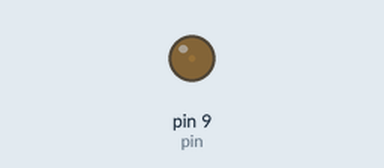
This sketch was run on a simulated Arduino Uno, built with avr-gcc and run on an emulated ATmega328P. On the bench: output pins drawn as LEDs (lit = HIGH).

Above: at 0.05 s.
At 0.95 s:
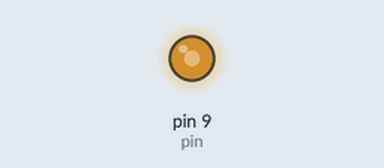
At 1.4 s:
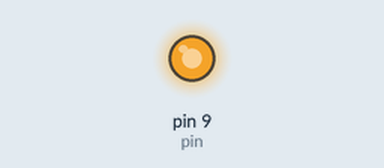
At 2.75 s:
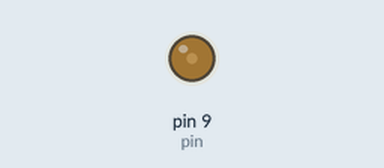
Timing chart, 0 to 7.0 s (numbered marks = the images above):
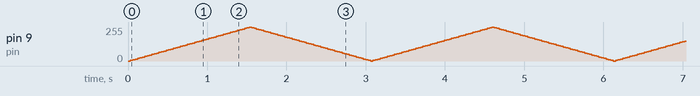

The sketch:

Fade.ino
```cpp
int pin = 9;

int brightness = 0;    // how bright the LED is
int fadeAmount = 5;    // how many points to fade the LED by

void setup()
{
  pinMode(pin, OUTPUT);
}

void loop()
{
  analogWrite(pin, brightness);

  brightness = brightness + fadeAmount;

  if (brightness == 0 || brightness == 255) {
    fadeAmount = -fadeAmount ;
  }

  delay(30);
}
```
